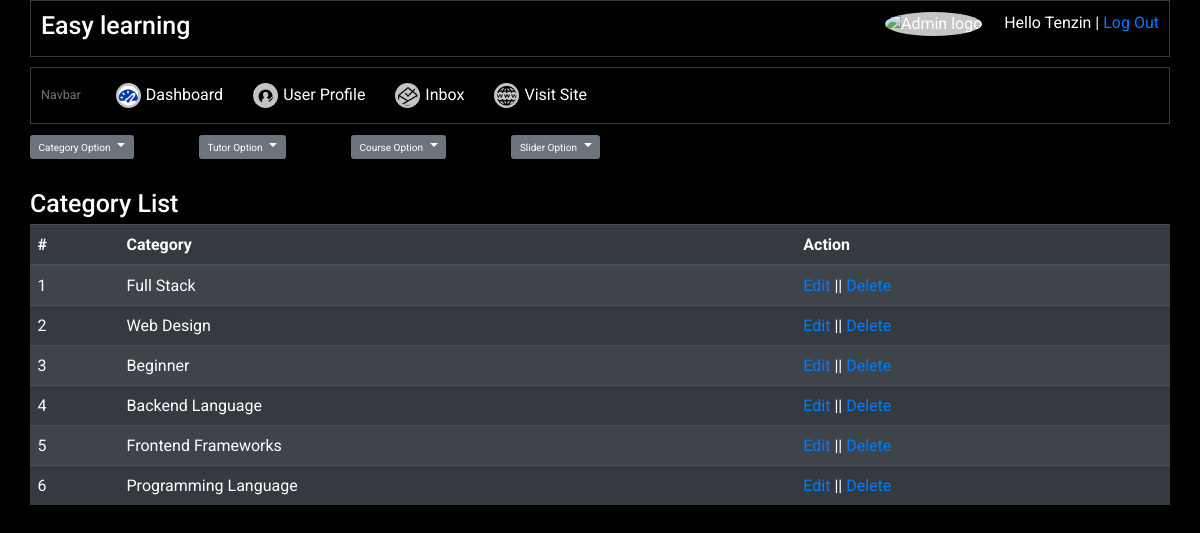
Screenshot of /e-commerce-mid/admin/catList.php (signed in) with the database file from the repository.
### tables this page shows
CREATE TABLE `tbl_category` (
  `catId` int(11) NOT NULL,
  `catName` varchar(255) DEFAULT NULL
);

### e-commerce-mid/lib/Database.php (called while the page is built, shortened)
<?php
    class Database {
        private $host = DB_HOST;
        private $user = DB_USER;
        private $pass = DB_PASS;
        private $dbName = DB_NAME;
        public $link;
        private function connectDB() {
            $dsn = 'mysql:host=' .$this->host. ';dbname=' .$this->dbName;
            $this->link = new PDO($dsn, $this->user, $this->pass);
            $this->link->setAttribute(PDO::ATTR_DEFAULT_FETCH_MODE, PDO::FETCH_ASSOC);
        }
        public function select($query) {
            $result = $this->link->query($query) or die($this->link->errorCode());
            if($result->rowCount() > 0) return $result;
            else return false;
        }
    }

### e-commerce-mid/classes/Category.class.php (called while the page is built, shortened)
<?php
$filepath = realpath(dirname(__FILE__));
include_once ($filepath.'/../lib/Database.php');
?>
<?php
    class Category {
        private $db;
        public function __construct() {
            $this->db = new Database();
        }
        public function getAllCat() {
            $query = "SELECT * FROM tbl_category ORDER BY catId DESC";
            $result = $this->db->select($query);
            return $result;
        }
    }
?>

### e-commerce-mid/admin/catList.php (the view, shortened to what this page needs)
<?php include 'inc/header.php'; ?>
<?php include 'inc/submenu.php'; ?>
<?php include '../classes/Category.class.php'; ?>
<?php
    $cat = new Category();
?>
<div class="my-5">
    <div class="cat-list--title">
        <h1>Category List</h1>
        <table class="table table-striped table-dark w-100">
            <thead>
                <tr>
                    <th>#</th>
                    <th>Category</th>
                    <th>Action</th>
                </tr>
            </thead>
            <tbody>
                <?php
                    $getCat = $cat->getAllCat();
                    if($getCat) {
                        $i = 0;
                        while($result = $getCat->fetch()) {
                            $i++;
                ?>
                            <tr>
                                <td><?= $i ?></td>
                                <td><?= $result['catName'] ?></td>
                                <td><a href="catEdit.php?id=<?= $result['catId'] ?>" class="text-primary">Edit</a>
                                    || <a onclick="return confirm('Are you sure?')" href="?delCat=<?= $result['catId']?>" class="text-primary">Delete</a>
                                </td>
                            </tr>
                <?php
                        }
                    }
                ?>
            </tbody>
        </table>
    </div>
</div>
<?php include 'inc/footer.php'; ?>

### e-commerce-mid/admin/css/admin.css (style rules this page uses)
#bootstrap-overrides { background: url(../img/admin-bg.jpg) no-repeat bottom right/cover fixed; color: white; }

### rows the page displays
tbl_category: catName "Full Stack"
tbl_category: catName "Web Design"
tbl_category: catName "Beginner"
tbl_category: catName "Backend Language"
tbl_category: catName "Frontend Frameworks"
tbl_category: catName "Programming Language"

### other values shown
Session::get('adminName') "Tenzin"
